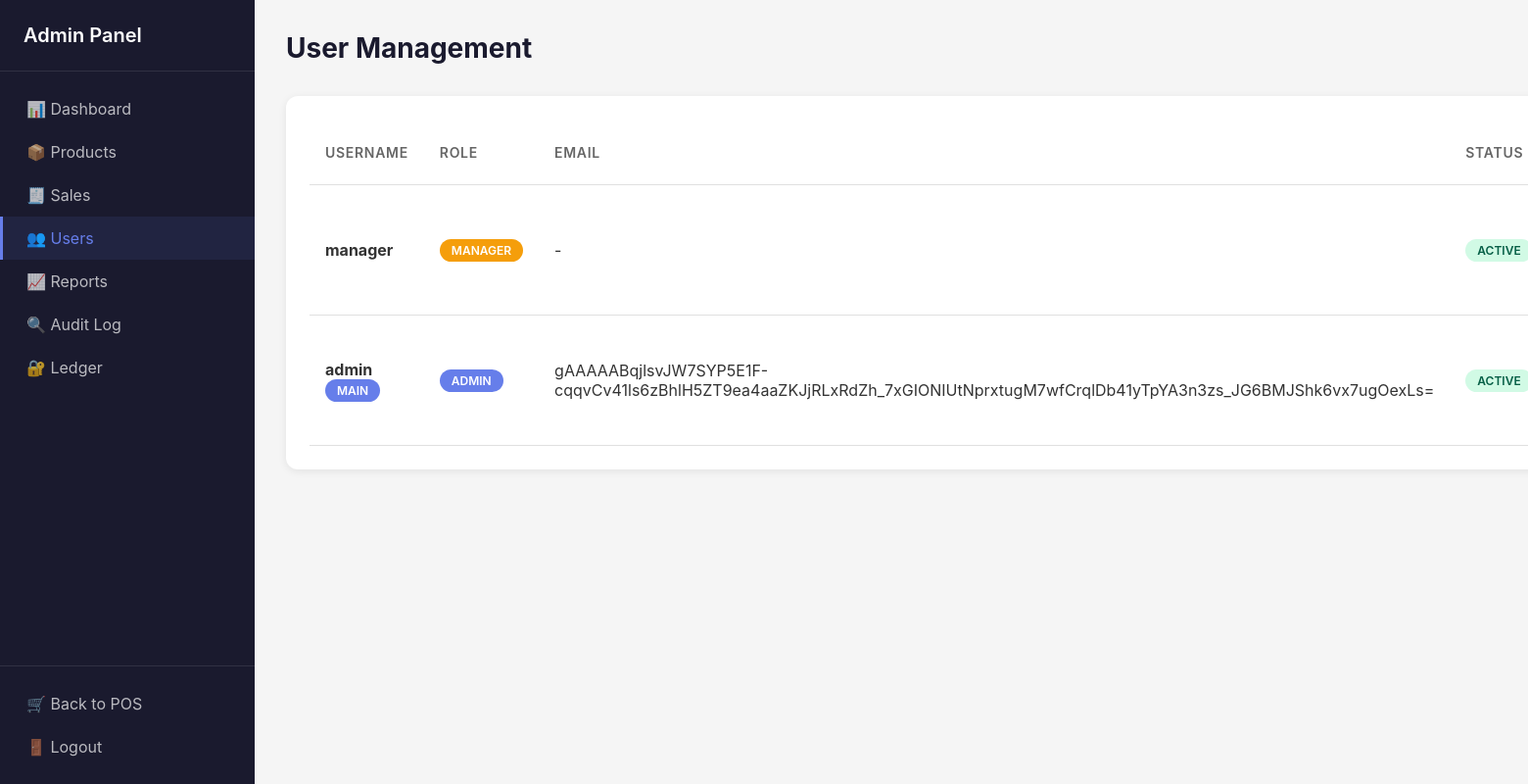
Page /admin/users (signed in) on the committed database.
### tables this page shows
CREATE TABLE users (
                id INTEGER PRIMARY KEY AUTOINCREMENT,
                username TEXT UNIQUE NOT NULL,
                password_hash TEXT NOT NULL,
                role TEXT NOT NULL CHECK(role IN ('admin', 'cashier', 'manager')),
                email TEXT UNIQUE,
                is_active BOOLEAN DEFAULT 1,
                created_at TIMESTAMP DEFAULT CURRENT_TIMESTAMP,
                last_login TIMESTAMP,
                failed_login_attempts INTEGER DEFAULT 0,
                locked_until TIMESTAMP
            );

### app_complete.py (the view)
@app.route("/admin/users")
@login_required
@admin_required
def admin_users():
    with get_db() as conn:
        rows = conn.execute("""
            SELECT id, username, role, email, is_active, created_at, last_login
            FROM users ORDER BY created_at DESC
        """).fetchall()
    users = []
    for r in rows:
        d = dict(r)
        d['email'] = decrypt(d['email'])
        users.append(d)
    return render_template("admin/users.html", users=users)

### app_complete.py (called while the page is built)
def decrypt(token):
    if not token:
        return token
    try:
        return _fernet.decrypt(token.encode()).decode()
    except Exception:
        return token

@contextmanager
def get_db():
    conn = sqlite3.connect(DB_PATH)
    conn.row_factory = sqlite3.Row
    conn.execute("PRAGMA foreign_keys = ON")
    try:
        yield conn
    finally:
        conn.close()

def get_utc_now():
    return datetime.now(timezone.utc).replace(tzinfo=None)

def login_required(f):
    @wraps(f)
    def decorated_function(*args, **kwargs):
        if 'user_id' not in session:
            flash('Please log in to access this page.', 'warning')
            return redirect(url_for('login'))
        if 'last_activity' in session:
            last_activity = datetime.fromisoformat(session['last_activity'])
            if get_utc_now() - last_activity > timedelta(hours=24):
                session.clear()
                flash('Session expired. Please log in again.', 'warning')
                return redirect(url_for('login'))
        session['last_activity'] = get_utc_now().isoformat()
        return f(*args, **kwargs)
    return decorated_function

def admin_required(f):
    @wraps(f)
    def decorated_function(*args, **kwargs):
        if 'user_id' not in session or session.get('role') != 'admin':
            flash('Admin access required.', 'danger')
            return redirect(url_for('login'))
        return f(*args, **kwargs)
    return decorated_function

### templates/admin/users.html (shortened to what this page needs)
<!DOCTYPE html>
<html lang="en">
<head>
    <link rel="stylesheet" href="{{ url_for('static', filename='css/admin.css') }}">
</head>
<body>
    <div class="admin-container">
        <aside class="sidebar">
            <div class="sidebar-header"><h2>Admin Panel</h2></div>
            <nav class="sidebar-nav">
                <a href="{{ url_for('admin_dashboard') }}" class="nav-item">📊 Dashboard</a>
                <a href="{{ url_for('admin_products') }}" class="nav-item">📦 Products</a>
                <a href="{{ url_for('admin_sales') }}" class="nav-item">🧾 Sales</a>
                <a href="{{ url_for('admin_users') }}" class="nav-item active">👥 Users</a>
                <a href="{{ url_for('admin_reports') }}" class="nav-item">📈 Reports</a>
                <a href="{{ url_for('admin_audit_log') }}" class="nav-item">🔍 Audit Log</a>
                <a href="{{ url_for('admin_ledger') }}" class="nav-item">🔐 Ledger</a>
            </nav>
            <div class="sidebar-footer">
                <a href="{{ url_for('pos') }}" class="nav-item">🛒 Back to POS</a>
                <a href="{{ url_for('logout') }}" class="nav-item">🚪 Logout</a>
            </div>
        </aside>
        <main class="admin-main">
            <header class="admin-header">
                <h1>User Management</h1>
            </header>
            <div class="card">
                <div class="table-responsive">
                    <table class="table">
                        <thead>
                            <tr>
                                <th>Username</th>
                                <th>Role</th>
                                <th>Email</th>
                                <th>Status</th>
                            </tr>
                        </thead>
                        <tbody>
                            {% for user in users %}
                            <tr>
                                <td>
                                    <strong>{{ user.username }}</strong>
                                    {% if user.username == 'admin' %}
                                    <span class="badge badge-primary">Main</span>
                                    {% endif %}
                                </td>
                                <td>
                                    <span class="badge badge-{{ user.role }}">{{ user.role.title() }}</span>
                                </td>
                                <td>{{ user.email or '-' }}</td>
                                <td>
                                    <span class="badge {% if user.is_active %}badge-success{% else %}badge-danger{% endif %}">
                                        {{ 'Active' if user.is_active else 'Inactive' }}
                                    </span>
                                </td>
                            </tr>
                            {% endfor %}
                        </tbody>
                    </table>
                </div>
            </div>
        </main>
    </div>
</body>
</html>

### static/css/admin.css (style rules this page uses)
* { margin: 0; padding: 0; box-sizing: border-box; }
body { font-family: 'Inter', -apple-system, BlinkMacSystemFont, sans-serif; background: #f5f5f5; color: #333; }
.admin-container { display: flex; min-height: 100vh; }
.sidebar { width: 260px; background: #1a1a2e; color: white; display: flex; flex-direction: column; position: fixed; height: 100vh; }
.sidebar-header { padding: 1.5rem; border-bottom: 1px solid rgba(255,255,255,0.1); }
.sidebar-header h2 { font-size: 1.25rem; font-weight: 600; }
.sidebar-nav { flex: 1; padding: 1rem 0; overflow-y: auto; }
.nav-item { display: block; padding: 0.75rem 1.5rem; color: rgba(255,255,255,0.7); text-decoration: none; transition: all 0.2s; border-left: 3px solid transparent; }
.nav-item.active { color: #667eea; background: rgba(102, 126, 234, 0.1); border-left-color: #667eea; }
.sidebar-footer { padding: 1rem 0; border-top: 1px solid rgba(255,255,255,0.1); }
.admin-main { flex: 1; margin-left: 260px; padding: 2rem; }
.admin-header { display: flex; justify-content: space-between; align-items: center; margin-bottom: 2rem; }
.admin-header h1 { font-size: 1.75rem; color: #1a1a2e; }
.card { background: white; border-radius: 12px; box-shadow: 0 2px 8px rgba(0,0,0,0.08); padding: 1.5rem; margin-bottom: 1.5rem; }
.table-responsive { overflow-x: auto; }
.table { width: 100%; border-collapse: collapse; }
.table th, .table td { padding: 1rem; text-align: left; border-bottom: 1px solid #e0e0e0; }
.table th { font-weight: 600; color: #666; font-size: 0.875rem; text-transform: uppercase; letter-spacing: 0.05em; }
.badge { display: inline-block; padding: 0.25rem 0.75rem; border-radius: 12px; font-size: 0.75rem; font-weight: 600; text-transform: uppercase; }
.badge-success { background: #d1fae5; color: #065f46; }
.badge-primary { background: #667eea; color: white; }
.badge-admin { background: #667eea; color: white; }
.badge-manager { background: #f59e0b; color: white; }

### rows in the picture
users: username "manager", role "MANAGER", email "-", is_active "ACTIVE"
users: username "admin", shows "MAIN", role "ADMIN", email "gAAAAABqjlsvJW7SYP5E1F-cqqvCv41ls6zBhlH5ZT9ea4aaZKJjRLxRdZh_7xGIONIUtNprxtugM7wfCrqlDb41yTpYA3n3zs_JG6BMJShk6vx7ugOexLs=", is_active "ACTIVE"
